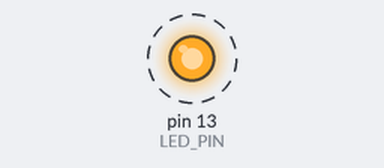
This sketch was run on a simulated Arduino Uno, built with avr-gcc and run on an emulated ATmega328P. Shown: output pins drawn as LEDs (lit = HIGH). Dashed ring = blinking.

Above: at 0.05 s.
Timing chart, 0 to 3.0 s (numbered marks = the images above):
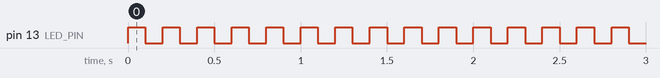

The sketch:

BlinkTest.ino
```cpp
// Schneller LED-Blink-Test
// Board: Arduino Uno (PlatformIO env:uno)

const uint8_t LED_PIN = LED_BUILTIN; // beim UNO = D13

void setup() {
  pinMode(LED_PIN, OUTPUT);
}

void loop() {
  digitalWrite(LED_PIN, HIGH);
  delay(100);
  digitalWrite(LED_PIN, LOW);
  delay(100);
}
```

Measured:
- by itself, pin 13 (LED_PIN): alternates HIGH for 0.10 s and LOW for 0.10 s
